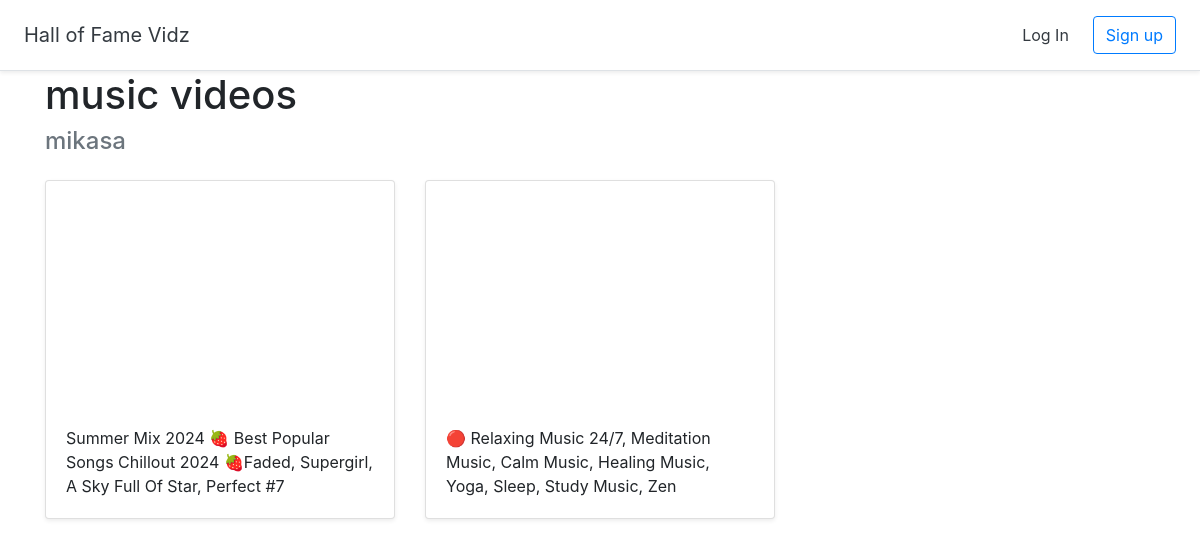
The page /halloffame/3 on the database its author committed.
### halls/models.py (models this page shows)
class Hall(models.Model):
    title = models.CharField(max_length=255)
    user = models.ForeignKey(User, on_delete=models.CASCADE)

class Video(models.Model):
    title = models.CharField(max_length=255)
    url = models.URLField()
    youtube_id = models.CharField(max_length=255)
    hall = models.ForeignKey(Hall, on_delete=models.CASCADE)

### halls/views.py (the view)
# urls.py: path('halloffame/<int:pk>', views.DetailHall.as_view(), name='detail_hall'),
class DetailHall(generic.DetailView):
    model = Hall
    template_name = 'halls/detail_hall.html'

### halls/templates/halls/detail_hall.html (shortened to what this page needs)
{% extends 'halls/base.html' %}
{% block content %}
<div class="container">
    <h1>{{ hall.title }}</h1>
    <h4 class="text-muted">{{ hall.user.username }}</h4>
    <div class="row">
      {% for video in hall.video_set.all %}
      <div class="col-md-4 mt-3">
        <div class="card mb-4 shadow-sm">
          <iframe width="100%" height="225" src="https://www.youtube.com/embed/{{ video.youtube_id }}" frameborder="0" allow="accelerometer; autoplay; encrypted-media; gyroscope; picture-in-picture" allowfullscreen></iframe>
          <div class="card-body">
            <p class="card-text">{{ video.title }}</p>
          </div>
        </div>
      </div>
      {% endfor %}
      </div>
</div>
{% endblock %}

### rows shown on the page
Hall: title "music videos", user.username "mikasa"
Video: title "Summer Mix 2024 🍓 Best Popular Songs Chillout 2024 🍓Faded, Supergirl, A Sky Full Of Star, Perfect #7"
Video: title "🔴 Relaxing Music 24/7, Meditation Music, Calm Music, Healing Music, Yoga, Sleep, Study Music, Zen"
